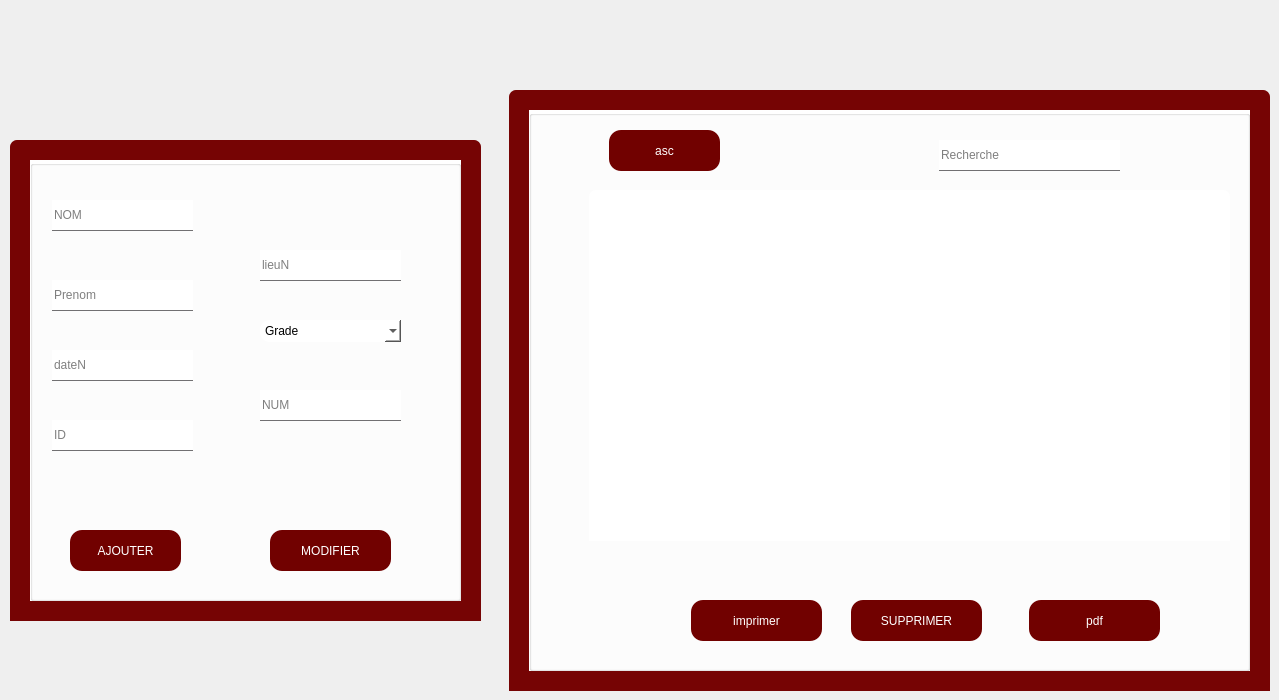
    <widget class="QWidget" name="tab_7">
     <attribute name="title">
      <string>Donnés</string>
     </attribute>
     <widget class="QFrame" name="frame_13">
      <property name="geometry">
       <rect>
        <x>10</x>
        <y>140</y>
        <width>471</width>
        <height>481</height>
       </rect>
      </property>
      <property name="styleSheet">
       <string notr="true">QFrame { /* The tab widget frame */
border-top: 2px solid #2a2a2a; 
border-left: 2px solid #2a2a2a;
border-right: 2px solid #2a2a2a ; 
border-bottom: 2px solid #2a2a2a; 
background: #760404;
	
	
	/*border-top-color: rgb(0, 0, 0);*/

}
QFrame{
left: 0px; /* move to the right by 5px */
}
QFrame {

border: 20px  #535353;
border-bottom-color: #535353; 
border-top-left-radius: 7px;
border-top-right-radius: 7px;
min-width: 90px;
padding: 12px;
color: rgb(50, 50, 162);
	color: rgb(0, 0, 0);
font-size:11.5px;
font-family:Georgia, Helvetica, sans-serif;
font-weight:500;
}
QFrame::tab:selected,QTabBar::tab:hover {
	
	
	color: rgb(0, 0, 0);
	background-color: rgb(255, 255, 255);
}
QFrame::tab:selected {
border-color: #760404;
border-bottom-color: #760404; /* same as pane color */
color: #760404;
font-size: 18px;
font-family:Georgia,Solid;
font-weight:500;

}
QFrame::tab:!selected {
margin-top: 5px; /* make non-selected tabs look smaller */
}</string>
      </property>
      <property name="frameShape">
       <enum>QFrame::StyledPanel</enum>
      </property>
      <property name="frameShadow">
       <enum>QFrame::Raised</enum>
      </property>
      <widget class="QGroupBox" name="groupBox_9">
       <property name="geometry">
        <rect>
         <x>20</x>
         <y>20</y>
         <width>431</width>
         <height>441</height>
        </rect>
       </property>
       <property name="styleSheet">
        <string notr="true">background:white;</string>
       </property>
       <property name="title">
        <string/>
       </property>
       <widget class="QLineEdit" name="lineEdit_daten">
        <property name="geometry">
         <rect>
          <x>22</x>
          <y>190</y>
          <width>141</width>
          <height>31</height>
         </rect>
        </property>
        <property name="styleSheet">
         <string notr="true">background:white;
font: 12pt  'Georgia';
border-bottom:1px solid #717072;</string>
        </property>
        <property name="frame">
         <bool>false</bool>
        </property>
        <property name="placeholderText">
         <string>dateN</string>
        </property>
       </widget>
       <widget class="QLineEdit" name="lineEdit_lieun">
        <property name="geometry">
         <rect>
          <x>230</x>
          <y>90</y>
          <width>141</width>
          <height>31</height>
         </rect>
        </property>
        <property name="styleSheet">
         <string notr="true">background:white;
font: 12pt  'Georgia';
border-bottom:1px solid #717072;</string>
        </property>
        <property name="frame">
         <bool>false</bool>
        </property>
        <property name="placeholderText">
         <string>lieuN</string>
        </property>
       </widget>
       <widget class="QLineEdit" name="lineEdit_nom">
        <property name="geometry">
         <rect>
          <x>22</x>
          <y>40</y>
          <width>141</width>
          <height>31</height>
         </rect>
        </property>
        <property name="styleSheet">
         <string notr="true">background:white;
font: 12pt  'Georgia';
border-bottom:1px solid #717072;</string>
        </property>
        <property name="inputMask">
         <string/>
        </property>
        <property name="text">
         <string/>
        </property>
        <property name="frame">
         <bool>false</bool>
        </property>
        <property name="placeholderText">
         <string>NOM</string>
        </property>
       </widget>
       <widget class="QLineEdit" name="lineEdit_num">
        <property name="geometry">
         <rect>
          <x>230</x>
          <y>230</y>
          <width>141</width>
          <height>31</height>
         </rect>
        </property>
        <property name="styleSheet">
         <string notr="true">background:white;
font: 12pt  'Georgia';
border-bottom:1px solid #717072;</string>
        </property>
        <property name="frame">
         <bool>false</bool>
        </property>
        <property name="placeholderText">
         <string>NUM</string>
        </property>
       </widget>
       <widget class="QLineEdit" name="lineEdit_id">
        <property name="geometry">
         <rect>
          <x>22</x>
          <y>260</y>
          <width>141</width>
          <height>31</height>
         </rect>
        </property>
        <property name="styleSheet">
         <string notr="true">background:white;
font: 12pt  'Georgia';
border-bottom:1px solid #717072;</string>
        </property>
        <property name="frame">
         <bool>false</bool>
        </property>
        <property name="placeholderText">
         <string>ID</string>
        </property>
       </widget>
       <widget class="QLineEdit" name="lineEdit_prenom">
        <property name="geometry">
         <rect>
          <x>22</x>
          <y>120</y>
          <width>141</width>
          <height>31</height>
         </rect>
        </property>
        <property name="styleSheet">
         <string notr="true">background:white;
font: 12pt  'Georgia';
border-bottom:1px solid #717072;</string>
        </property>
        <property name="frame">
         <bool>false</bool>
        </property>
        <property name="placeholderText">
         <string>Prenom</string>
        </property>
       </widget>
       <widget class="QPushButton" name="pushButton_modifier">
        <property name="geometry">
         <rect>
          <x>240</x>
          <y>370</y>
          <width>121</width>
          <height>41</height>
         </rect>
        </property>
        <property name="styleSheet">
         <string notr="true">QPushButton{
color:white;
border-radius:12px;
font: 12pt  'Georgia';
background:#710100;
}

QPushButton:hover{
border-radius:12px;
font: 12pt  'Georgia';
background:#D32028;
color:white;

}</string>
        </property>
        <property name="text">
         <string>MODIFIER</string>
        </property>
       </widget>
       <widget class="QPushButton" name="pushButton_ajout">
        <property name="geometry">
         <rect>
          <x>40</x>
          <y>370</y>
          <width>111</width>
          <height>41</height>
         </rect>
        </property>
        <property name="styleSheet">
         <string notr="true">QPushButton{
color:white;
border-radius:12px;
font: 12pt  'Georgia';
background:#710100;
}

QPushButton:hover{
border-radius:12px;
font: 12pt  'Georgia';
background:#D32028;
color:white;

}</string>
        </property>
        <property name="text">
         <string>AJOUTER</string>
        </property>
       </widget>
       <widget class="QComboBox" name="comboBox_grade">
        <property name="geometry">
         <rect>
          <x>230</x>
          <y>160</y>
          <width>141</width>
          <height>22</height>
         </rect>
        </property>
        <property name="styleSheet">
         <string notr="true">QComboBox{
color:black;
border-radius:10px;
font: 11pt  'Georgia';
background:white;
}

QComboBox:hover{
border-radius:10px;
font: 11pt  'Georgia';
background:white;
color:black;

}</string>
        </property>
        <item>
         <property name="text">
          <string>Grade</string>
         </property>
        </item>
        <item>
         <property name="text">
          <string>1ergrade</string>
         </property>
        </item>
        <item>
         <property name="text">
          <string>2emegrade</string>
         </property>
        </item>
        <item>
         <property name="text">
          <string>haearchie</string>
         </property>
        </item>
       </widget>
      </widget>
     </widget>
     <widget class="QFrame" name="frame_14">
      <property name="geometry">
       <rect>
        <x>509</x>
        <y>90</y>
        <width>761</width>
        <height>601</height>
       </rect>
      </property>
      <property name="styleSheet">
       <string notr="true">QFrame { /* The tab widget frame */
border-top: 2px solid #2a2a2a; 
border-left: 2px solid #2a2a2a;
border-right: 2px solid #2a2a2a ; 
border-bottom: 2px solid #2a2a2a; 
background: #760404;
	
	
	/*border-top-color: rgb(0, 0, 0);*/

}
QFrame{
left: 0px; /* move to the right by 5px */
}
QFrame {

border: 20px  #535353;
border-bottom-color: #535353; 
border-top-left-radius: 7px;
border-top-right-radius: 7px;
min-width: 90px;
padding: 12px;
color: rgb(50, 50, 162);
	color: rgb(0, 0, 0);
font-size:11.5px;
font-family:Georgia, Helvetica, sans-serif;
font-weight:500;
}
QFrame::tab:selected,QTabBar::tab:hover {
	
	
	color: rgb(0, 0, 0);
	background-color: rgb(255, 255, 255);
}
QFrame::tab:selected {
border-color: #760404;
border-bottom-color: #760404; /* same as pane color */
color: #760404;
font-size: 18px;
font-family:Georgia,Solid;
font-weight:500;

}
QFrame::tab:!selected {
margin-top: 5px; /* make non-selected tabs look smaller */
}</string>
      </property>
      <property name="frameShape">
       <enum>QFrame::StyledPanel</enum>
      </property>
      <property name="frameShadow">
       <enum>QFrame::Raised</enum>
      </property>
      <widget class="QGroupBox" name="groupBox_10">
       <property name="geometry">
        <rect>
         <x>20</x>
         <y>20</y>
         <width>721</width>
         <height>561</height>
        </rect>
       </property>
       <property name="styleSheet">
        <string notr="true">background:white;</string>
       </property>
       <property name="title">
        <string/>
       </property>
       <widget class="QTableView" name="tableViewjuge">
        <property name="geometry">
         <rect>
          <x>60</x>
          <y>80</y>
          <width>641</width>
          <height>351</height>
         </rect>
        </property>
        <property name="styleSheet">
         <string notr="true">background-color: rgb(255,255, 255);</string>
        </property>
       </widget>
       <widget class="QPushButton" name="pushButton_asc">
        <property name="geometry">
         <rect>
          <x>80</x>
          <y>20</y>
          <width>111</width>
          <height>41</height>
         </rect>
        </property>
        <property name="styleSheet">
         <string notr="true">QPushButton{
color:white;
border-radius:12px;
font: 12pt  'Georgia';
background:#710100;
}

QPushButton:hover{
border-radius:12px;
font: 12pt  'Georgia';
background:#D32028;
color:white;

}</string>
        </property>
        <property name="text">
         <string>asc</string>
        </property>
       </widget>
       <widget class="QLineEdit" name="lineEdit_rech">
        <property name="geometry">
         <rect>
          <x>410</x>
          <y>30</y>
          <width>181</width>
          <height>31</height>
         </rect>
        </property>
        <property name="styleSheet">
         <string notr="true">font: 12pt  'Georgia';
border-bottom:1px solid #717072;</string>
        </property>
        <property name="frame">
         <bool>false</bool>
        </property>
        <property name="placeholderText">
         <string>Recherche</string>
        </property>
       </widget>
       <widget class="QPushButton" name="pushButton_supp">
        <property name="geometry">
         <rect>
          <x>322</x>
          <y>490</y>
          <width>131</width>
          <height>41</height>
         </rect>
        </property>
        <property name="styleSheet">
         <string notr="true">QPushButton{
color:white;
border-radius:12px;
font: 12pt  'Georgia';
background:#710100;
}

QPushButton:hover{
border-radius:12px;
font: 12pt  'Georgia';
background:#D32028;
color:white;

}</string>
        </property>
        <property name="text">
         <string>SUPPRIMER</string>
        </property>
       </widget>
       <widget class="QPushButton" name="pushButton_im">
        <property name="geometry">
         <rect>
          <x>162</x>
          <y>490</y>
          <width>131</width>
          <height>41</height>
         </rect>
        </property>
        <property name="styleSheet">
         <string notr="true">QPushButton{
color:white;
border-radius:12px;
font: 12pt  'Georgia';
background:#710100;
}

QPushButton:hover{
border-radius:12px;
font: 12pt  'Georgia';
background:#D32028;
color:white;

}</string>
        </property>
        <property name="text">
         <string>imprimer</string>
        </property>
       </widget>
       <widget class="QPushButton" name="pushButton_pdf">
        <property name="geometry">
         <rect>
          <x>500</x>
          <y>490</y>
          <width>131</width>
          <height>41</height>
         </rect>
        </property>
        <property name="styleSheet">
         <string notr="true">QPushButton{
color:white;
border-radius:12px;
font: 12pt  'Georgia';
background:#710100;
}

QPushButton:hover{
border-radius:12px;
font: 12pt  'Georgia';
background:#D32028;
color:white;

}</string>
        </property>
        <property name="text">
         <string>pdf</string>
        </property>
       </widget>
      </widget>
     </widget>
    </widget>
